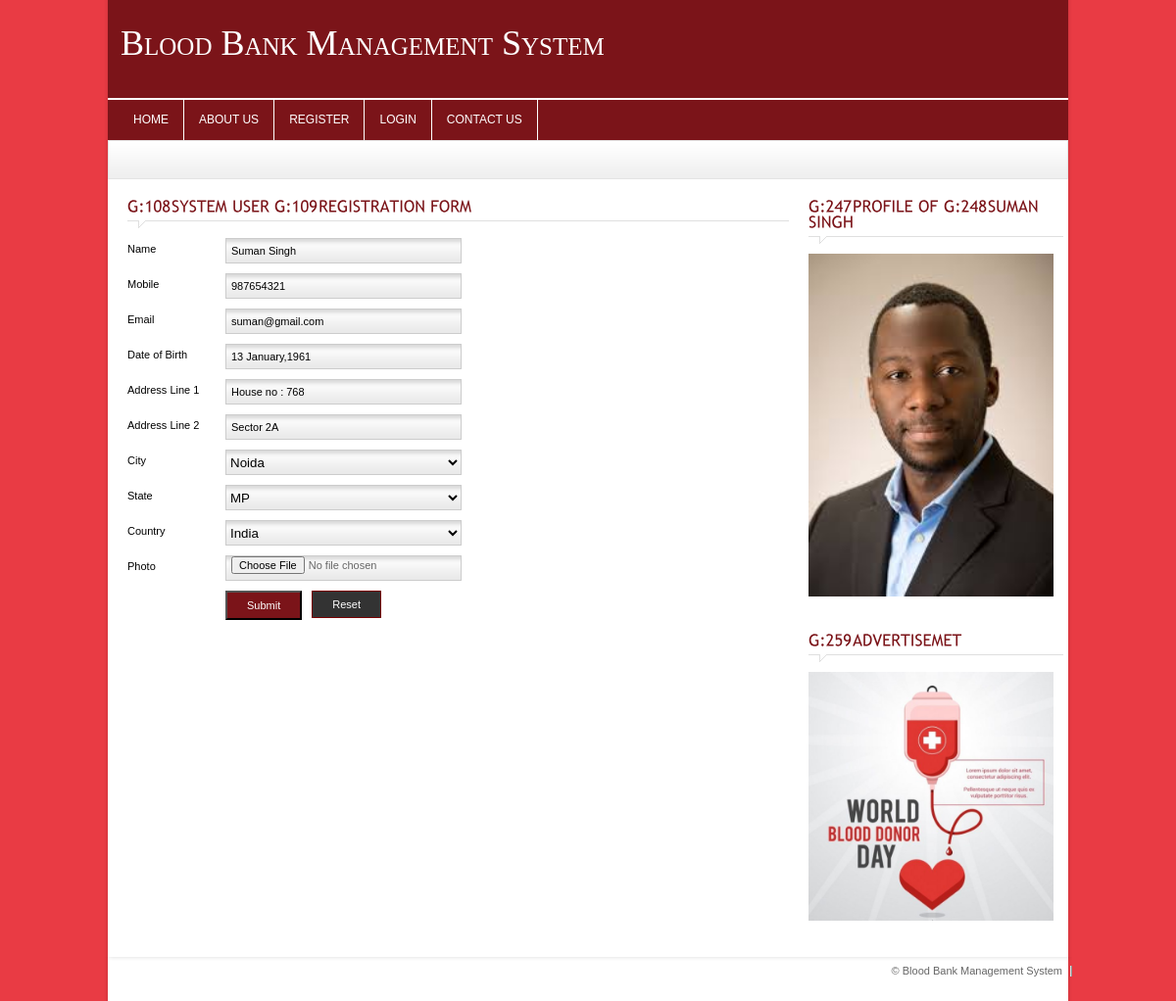
/blood_bank_system/user.php?user_id=8, run on the app's committed database.
### tables this page shows
CREATE TABLE `user` (
  `user_id` int(11) NOT NULL,
  `user_package_id` varchar(255) NOT NULL,
  `user_shift_id` varchar(255) NOT NULL,
  `user_level_id` varchar(255) DEFAULT NULL,
  `user_username` varchar(255) DEFAULT NULL,
  `user_password` varchar(255) DEFAULT NULL,
  `user_name` varchar(255) NOT NULL,
  `user_add1` varchar(255) NOT NULL,
  `user_add2` varchar(255) NOT NULL,
  `user_city` varchar(255) NOT NULL,
  `user_state` varchar(255) NOT NULL,
  `user_country` varchar(255) NOT NULL,
  `user_email` varchar(255) NOT NULL,
  `user_mobile` varchar(255) NOT NULL,
  `user_gender` varchar(255) NOT NULL,
  `user_dob` varchar(255) NOT NULL,
  `user_image` varchar(255) NOT NULL
);

### blood_bank_system/user.php (the view, shortened to what this page needs)
<?php
	include_once("includes/header.php");
	if($_REQUEST[user_id])
	{
		$SQL="SELECT * FROM user WHERE user_id = $_REQUEST[user_id]";
		$rs=mysql_query($SQL) or die(mysql_error());
		$data=mysql_fetch_assoc($rs);
	}
	if($data['user_level_id'] == 1) $heading = "System User";
?>
	<div class="crumb">
    </div>
	<div id="content_sec">
		<div class="col1">
			<div class="contact">
				<h4 class="heading colr"><?=$heading?> Registration Form</h4>
				<form action="lib/user.php" enctype="multipart/form-data" method="post" name="frm_user" onsubmit="return validateForm(this)">
					<ul class="forms">
						<li class="txt">Name</li>
						<li class="inputfield"><input name="user_name" type="text" class="bar" required value="<?=$data[user_name]?>"/></li>
					</ul>
					<ul class="forms">
						<li class="txt">Mobile</li>
						<li class="inputfield"><input name="user_mobile" type="text" class="bar" required value="<?=$data[user_mobile]?>"/></li>
					</ul>
					<ul class="forms">
						<li class="txt">Email</li>
						<li class="inputfield"><input name="user_email" id="user_email" type="text" class="bar" required value="<?=$data[user_email]?>" onchange="validateEmail(this)" /></li>
					</ul>
					<ul class="forms">
						<li class="txt">Date of Birth</li>
						<li class="inputfield"><input name="user_dob" id="user_dob" type="text" class="bar" required value="<?=$data[user_dob]?>"/></li>
					</ul>
					<ul class="forms">
						<li class="txt">Address Line 1</li>
						<li class="inputfield"><input name="user_add1" type="text" class="bar" required value="<?=$data[user_add1]?>"/></li>
					</ul>
					<ul class="forms">
						<li class="txt">Address Line 2</li>
						<li class="inputfield"><input name="user_add2" type="text" class="bar" required value="<?=$data[user_add2]?>"/></li>
					</ul>
					<ul class="forms">
						<li class="txt">City</li>
						<li class="inputfield">
							<select name="user_city" class="bar" required/>
								<?php echo get_new_optionlist("city","city_id","city_name",$data[user_city]); ?>
						</li>
					</ul>
					<ul class="forms">
						<li class="txt">State</li>
						<li class="inputfield">
							<select name="user_state" class="bar" required/>
								<?php echo get_new_optionlist("state","state_id","state_name",$data[user_state]); ?>
						</li>
					</ul>
					<ul class="forms">
						<li class="txt">Country</li>
						<li class="inputfield">
							<select name="user_country" class="bar" required/>
								<?php echo get_new_optionlist("country","country_id","country_name",$data[user_country]); ?>
						</li>
					</ul>
					<ul class="forms">
						<li class="txt">Photo</li>
						<li class="inputfield"><input name="user_image" type="file" class="bar"/></li>
					</ul>
					<ul class="forms">
						<li class="txt">&nbsp;</li>
						<li class="textfield"><input type="submit" value="Submit" class="simplebtn"></li>
						<li class="textfield"><input type="reset" value="Reset" class="resetbtn"></li>
					</ul>
				</form>
			</div>
		</div>
		<div class="col2">
			<?php if($_REQUEST[user_id]) { ?>
			<div class="contactfinder">
				<h4 class="heading colr">Profile of <?=$data['user_name']?></h4>
				<div><img src="<?=$SERVER_PATH.'uploads/'.$data[user_image]?>" style="width: 250px"></div><br>
			</div>
			<?php } ?>
		</div>
		<div class="col2">
			<?php include_once("includes/sidebar.php"); ?>
		</div>
	</div>
<?php include_once("includes/footer.php"); ?>

### blood_bank_system/css/style.css (style rules this page uses)
* { padding:0px; margin:0px; }
body { background-color:#e93b44; font-family:Arial, Helvetica, sans-serif; font-size:11px; color:#666666; float:left; width:100%; }
.colr { color:#7b1419 !important; }
h4 { font-size:16px; font-weight:normal; }
.heading { padding:10px 0px 14px 0px !important; width:100% !important; margin-bottom:10px !important; text-transform:uppercase; background-image:url(../images/heading.gif); background-repeat:no-repeat; background-position:left bottom; }
input { font-size:11px; }
.simplebtn { background-color:#FFF; background-color:#7b1419; padding:7px 20px; display:inline-block; color:#FFF; }
.resetbtn { background-color:#333; background-image:none; border:#790101 solid 1px; padding:7px 20px; display:inline-block; color:#FFF; margin-left:10px; }
#content_sec { width:940px; padding:10px 20px; margin-left:10px; background-color:#FFF; float:left; }
.col1 { width:675px; float:left; }
.col2 { width:245px; float:right; }
.contactfinder { width:260px; float:left; margin-bottom:15px; }
.crumb { width:958px; height:30px; padding:8px 10px 0px 10px; background-image:url(../images/crumb.gif); background-repeat:repeat-x; margin-left:10px; border:#e3e3e3 solid 1px; }
ul.forms { float:left; list-style:none; padding:0px 20px 10px 0px; }
ul.forms li { float:left; }
ul.forms li.txt { float:left; width:100px; color:#000; padding-top:5px; }
ul.forms li.inputfield { float:left; width:259px; }
ul.forms li.inputfield input.bar { width:229px; height:24px; background-image:url(../images/inputbar.gif); background-repeat:repeat-x; background-position:bottom; background-color:#fff; border:#cccccc solid 1px; padding:0px 5px; }
ul.forms li.inputfield select { width:241px; height:26px; background-image:url(../images/inputbar.gif); background-position:bottom; background-repeat:repeat-x; border:#cccccc solid 1px; background-color:transparent; }
ul.forms li.textfield { float:left; }

### blood_bank_system/css/slider.css (style rules this page uses)
* { margin: 0; padding: 0; }

### data on the page
user: user_name "Suman Singh", user_mobile "987654321", user_email "suman@gmail.com", user_dob "13 January,1961", user_add1 "House no : 768", user_add2 "Sector 2A", user_image (picture)

### other printed values
form field user_city "Noida"
form field user_state "MP"
form field user_country "India"
